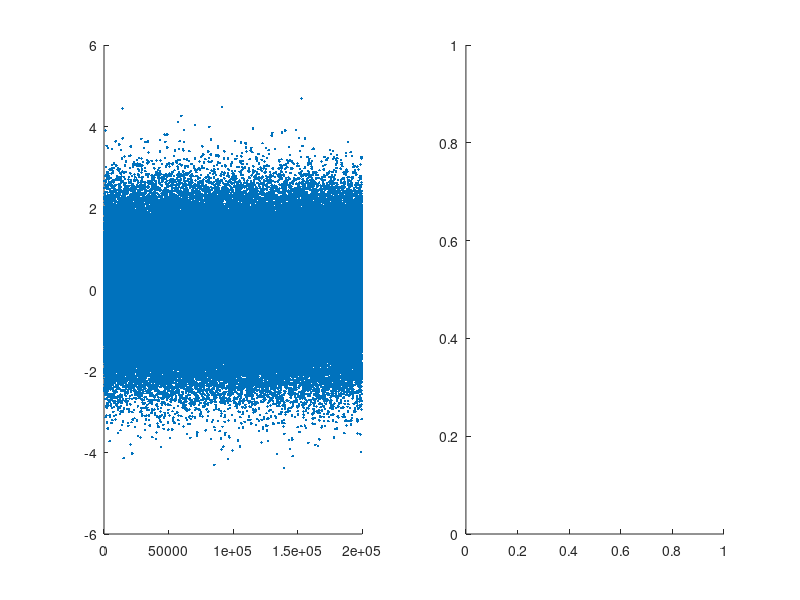

Write MATLAB code to recreate this figure. (Note: this script raises an error after producing the figure.)
close all
clear all
clc
samples = 200000

data = randn(1,samples)

figure
subplot(1,2,1)
hold on
plot(data, '.');
subplot(1,2,2)
hold on
histogram(data,500);
